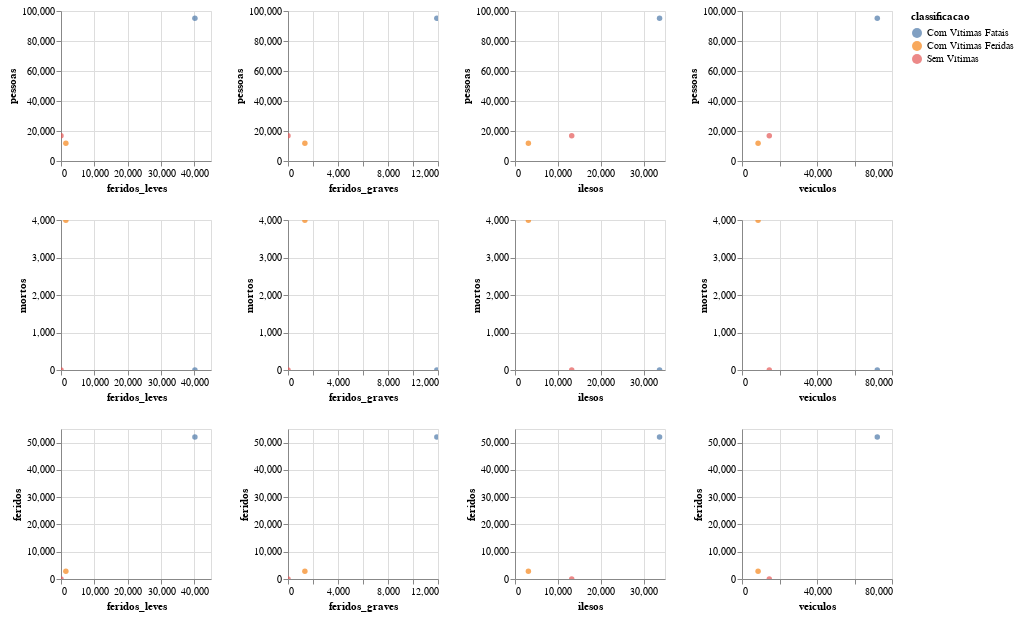

Write notebook code for a chart like this one.
### Code cell
alt.Chart(df_mapa_calor_classificacao_2024).mark_circle().encode(
    alt.X(alt.repeat("column"), type='quantitative'),
    alt.Y(alt.repeat("row"), type='quantitative'),
    color='classificacao:N'
).properties(
    width=150,
    height=150
).repeat(
    row=['pessoas', 'mortos','feridos'],
    column=['feridos_leves', 'feridos_graves', 'ilesos', 'veiculos']
).interactive()

### Figure 1 — Vega-Lite specification as saved in the notebook (floating-point values rounded to 4 significant figures)
{"config": {"view": {"continuousWidth": 300, "continuousHeight": 300}}, "repeat": {"column": ["feridos_leves", "feridos_graves", "ilesos", "veiculos"], "row": ["pessoas", "mortos", "feridos"]}, "spec": {"data": {"name": "data-763400271dc74c5986cd4d45c5e96fb2"}, "mark": {"type": "circle"}, "encoding": {"color": {"field": "classificacao", "type": "nominal"}, "x": {"field": {"repeat": "column"}, "type": "quantitative"}, "y": {"field": {"repeat": "row"}, "type": "quantitative"}}, "height": 150, "name": "view_5", "width": 150}, "params": [{"name": "param_5", "select": {"type": "interval", "encodings": ["x", "y"]}, "bind": "scales", "views": ["view_5_child__row_pessoascolumn_feridos_leves", "view_5_child__row_pessoascolumn_feridos_graves", "view_5_child__row_pessoascolumn_ilesos", "view_5_child__row_pessoascolumn_veiculos", "view_5_child__row_mortoscolumn_feridos_leves", "view_5_child__row_mortoscolumn_feridos_graves", "view_5_child__row_mortoscolumn_ilesos", "view_5_child__row_mortoscolumn_veiculos", "view_5_child__row_feridoscolumn_feridos_leves", "view_5_child__row_feridoscolumn_feridos_graves", "view_5_child__row_feridoscolumn_ilesos", "view_5_child__row_feridoscolumn_veiculos"]}], "$schema": "https://vega.github.io/schema/vega-lite/v5.17.0.json", "datasets": {"data-763400271dc74c5986cd4d45c5e96fb2": [{"classificacao": "Com Vítimas Feridas", "pessoas": 11862, "mortos": 3992, "feridos_leves": 1459, "feridos_graves": 1350, "ilesos": 3121, "ignorados": 2595, "feridos": 2809, "veiculos": 8583}, {"classificacao": "Com Vítimas Fatais", "pessoas": 95117, "mortos": 0, "feridos_leves": 40174, "feridos_graves": 11908, "ilesos": 33731, "ignorados": 12043, "feridos": 52082, "veiculos": 72148}, {"classificacao": "Sem Vítimas", "pessoas": 16840, "mortos": 0, "feridos_leves": 0, "feridos_graves": 0, "ilesos": 13235, "ignorados": 4515, "feridos": 0, "veiculos": 14556}]}}
